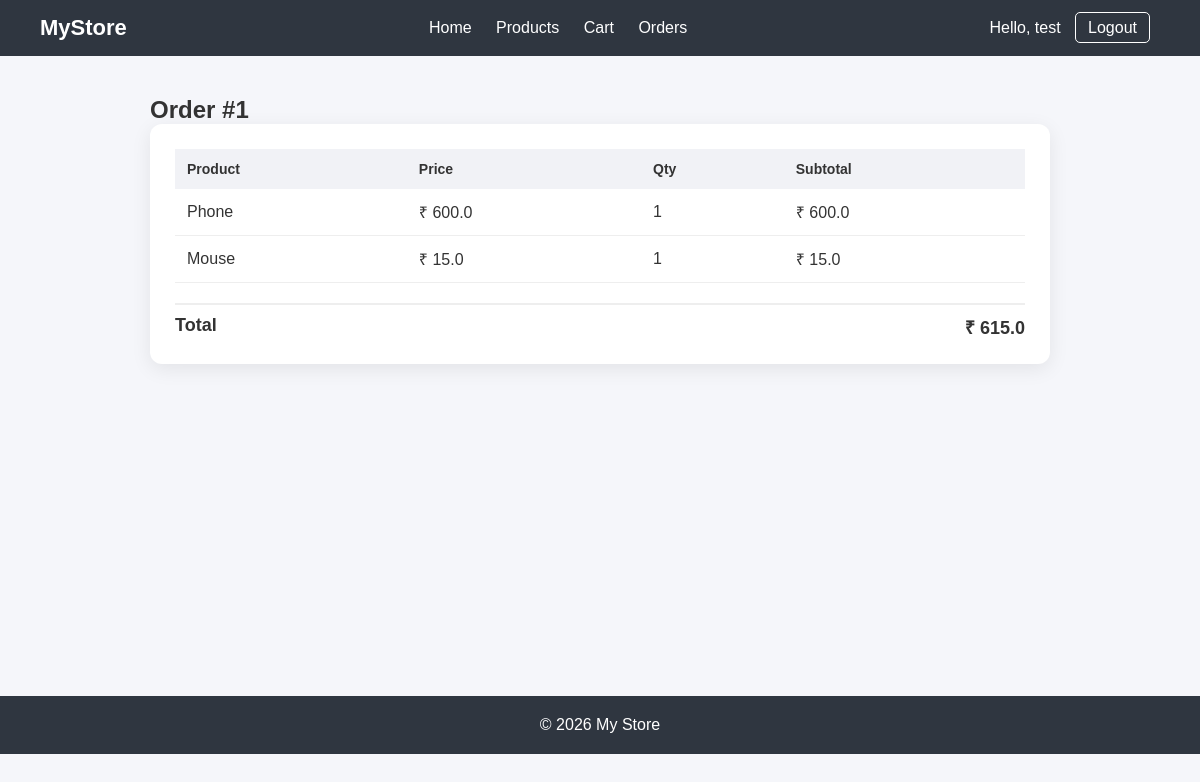
The app's page /order/1 (signed in) with its own data.
### tables this page shows
CREATE TABLE orders (
    id INTEGER PRIMARY KEY AUTOINCREMENT,
    user_id INTEGER,
    total_amount REAL,
    created_at TEXT
);

CREATE TABLE order_items (
    id INTEGER PRIMARY KEY AUTOINCREMENT,
    order_id INTEGER,
    product_id INTEGER,
    quantity INTEGER,
    price REAL
);

CREATE TABLE products (
    id INTEGER PRIMARY KEY AUTOINCREMENT,
    name TEXT NOT NULL,
    price REAL NOT NULL,
    description TEXT
);

### app/routes.py (the view)
@main.route('/order/<int:order_id>')
@login_required
def order_details(order_id):
    user_id = session['user_id']
    response = get_order_details(order_id, user_id)
    if not response['order']:
        return "Order not found or unauthorized"
    return render_template(
        "order_details.html",
        order=response['order'],
        products=response['products'],
        total=response['total']
    )

### app/routes.py (called while the page is built)
def login_required(f):
    @wraps(f)
    def wrapper(*args, **kwargs):
        if 'user_id' not in session:
            return redirect(url_for('main.login'))
        return f(*args, **kwargs)
    return wrapper

### app/services/order_service.py (called while the page is built)
def get_order_details(order_id, user_id):
    conn = get_connection()
    cursor = conn.cursor()
    cursor.execute(
        "SELECT * FROM orders WHERE id = ? AND user_id = ?",
        (order_id, user_id)
    )
    order = cursor.fetchone()
    products = []
    total = 0
    if order:
        cursor.execute("""
            SELECT p.name, p.price, oi.quantity, oi.price as order_price
            FROM order_items oi
            JOIN products p ON oi.product_id = p.id
            WHERE oi.order_id = ?
        """, (order_id,))
        items = cursor.fetchall()
        conn.close()
        for item in items:
            item = dict(item)
            item['subtotal'] = item['order_price'] * item['quantity']
            total += item['subtotal']
            products.append(item)
    return {'order': order, 'products': products, 'total': total}

### database/db.py (called while the page is built)
def get_connection():
    connection = sqlite3.connect('database/store.db')
    connection.row_factory = sqlite3.Row
    return connection

### templates/order_details.html
{% extends "base.html" %}
{% block content %}
<div class="order-container">
    <h2 class="page-title">Order #{{ order.id }}</h2>
    <div class="order-card">
        <table class="order-table">
            <thead>
                <tr>
                    <th>Product</th>
                    <th>Price</th>
                    <th>Qty</th>
                    <th>Subtotal</th>
                </tr>
            </thead>
            <tbody>
                {% for item in products %}
                <tr>
                    <td>{{ item.name }}</td>
                    <td>₹ {{ item.order_price }}</td>
                    <td>{{ item.quantity }}</td>
                    <td>₹ {{ item.subtotal }}</td>
                </tr>
                {% endfor %}
            </tbody>
        </table>
        <div class="order-total">
            <span>Total</span>
            <span>₹ {{ total }}</span>
        </div>
    </div>
</div>
{% endblock %}

### static/style.css (style rules this page uses)
* { margin: 0; padding: 0; box-sizing: border-box; }
body { font-family: Arial, sans-serif; background: #f5f6fa; color: #333; }
.order-card { background: white; padding: 20px; border-radius: 10px; box-shadow: 0 5px 15px rgba(0,0,0,0.08); transition: 0.2s; }
.order-container { max-width: 900px; margin: auto; }
.order-card { background: white; padding: 25px; border-radius: 12px; box-shadow: 0 5px 20px rgba(0,0,0,0.08); }
.order-table { width: 100%; border-collapse: collapse; margin-bottom: 20px; }
.order-table thead { background: #f1f2f6; }
.order-table th { text-align: left; padding: 12px; font-size: 14px; }
.order-table td { padding: 12px; border-bottom: 1px solid #eee; }
.order-total { display: flex; justify-content: space-between; font-size: 18px; font-weight: bold; padding-top: 10px; border-top: 2px solid #eee; }

### records on screen
orders: id "1"
order_items: name "Phone", order_price "600.0", quantity "1", subtotal "600.0"
order_items: name "Mouse", order_price "15.0", quantity "1", subtotal "15.0"

### other values on screen
{{ session.get('user_name') }} "test"
{{ total }} "615.0"
